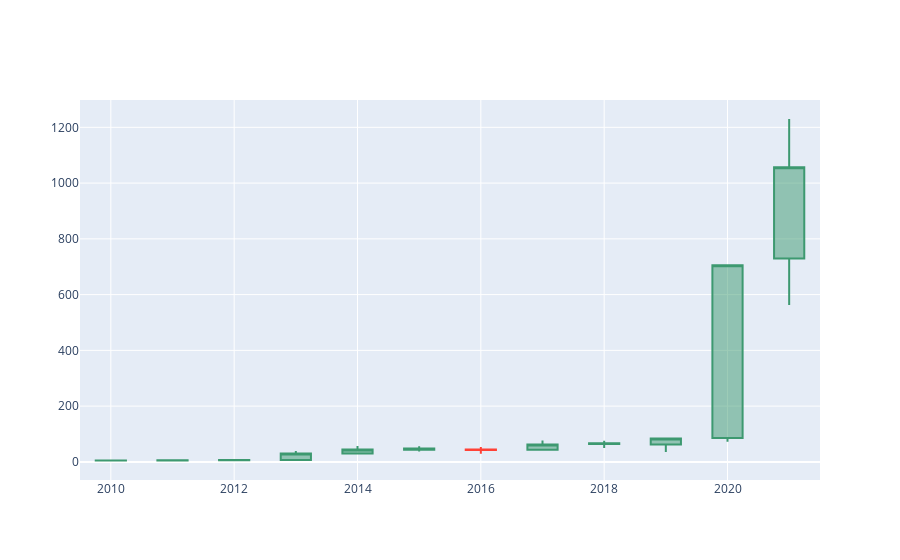

The code cell stored with this chart in its notebook:
### Code cell
fig = go.Figure(data=[go.Candlestick(x=tesla_price['Year'],
                open=tesla_price['Year Open'], 
                high=tesla_price['Year High'],
                low=tesla_price['Year Low'], 
                close=tesla_price['Year Close'])
                ])

fig.update_layout(xaxis_rangeslider_visible=False)

fig.show()

### Figure 1 — Plotly figure (JSON) as saved in the notebook; plotly's stock layout.template omitted (floating-point values rounded to 4 significant figures)
{"data": [{"close": [1057.0, 705.7, 83.67, 66.56, 62.27, 42.74, 48.0, 44.48, 30.09, 6.774, 5.712, 5.326], "high": [1230.0, 705.7, 86.19, 75.91, 77, 53.08, 56.45, 57.21, 38.67, 7.602, 6.988, 7.094], "low": [563, 72.24, 35.79, 50.11, 43.4, 28.73, 37, 27.87, 6.582, 4.558, 4.366, 3.16], "open": [729.8, 86.05, 62.02, 64.11, 43.4, 44.68, 43.86, 30.02, 7.072, 5.616, 5.324, 4.778], "type": "candlestick", "x": [2021, 2020, 2019, 2018, 2017, 2016, 2015, 2014, 2013, 2012, 2011, 2010]}], "layout": {"xaxis": {"rangeslider": {"visible": false}}}}
